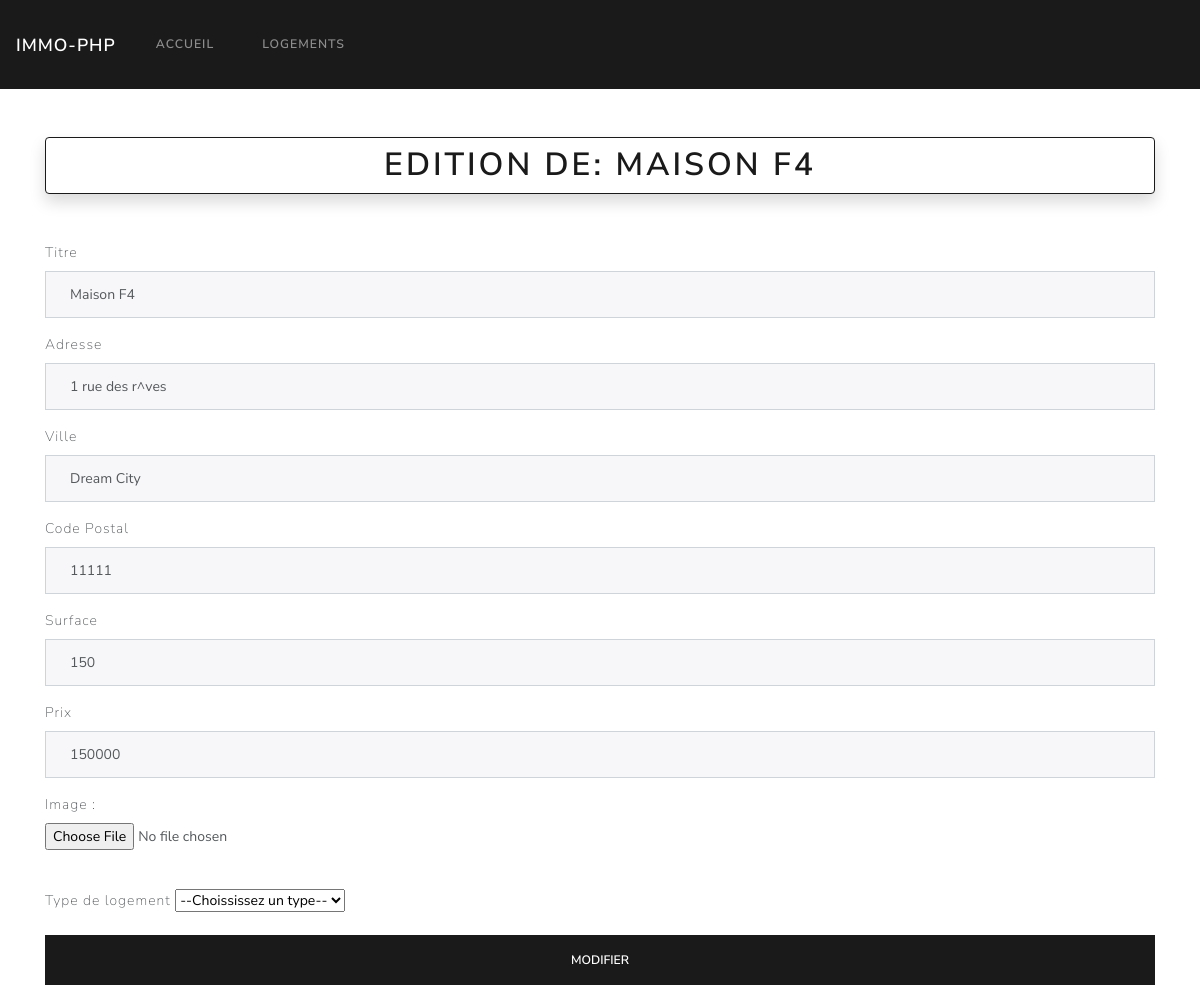
The page /logements/edit/2 on the database its author committed.
### tables this page shows
CREATE TABLE IF NOT EXISTS `logement` (
  `id_logement` int UNSIGNED NOT NULL AUTO_INCREMENT,
  `titre` varchar(255) NOT NULL,
  `adresse` varchar(255) NOT NULL,
  `ville` varchar(255) NOT NULL,
  `cp` varchar(20) NOT NULL,
  `surface` int NOT NULL,
  `prix` int NOT NULL,
  `type` varchar(50) NOT NULL,
  `photo` varchar(50) DEFAULT NULL,
  PRIMARY KEY (`id_logement`)
);

### controller/LogementController.php (called while the page is built, shortened)
<?php
require_once "modele/LogementManager.php";
class LogementController
{
    private $logementManager;
    public function __construct()
    {
        $this->logementManager = new LogementManager;
        $this->logementManager->loadLogements();
    }
    public function editLogementForm($id_logement)
    {
        $logement = $this->logementManager->getLogementById($id_logement);
        require_once "view/edit.logement.view.php";
    }
}

### modele/Manager.php (called while the page is built, shortened)
<?php
abstract class Manager
{
    private static $pdo;
    private static function setBdd()
    {
        self::$pdo = new PDO("mysql:host=localhost;dbname=immobilier;charset=utf8", "root", "");
        self::$pdo->setAttribute(PDO::ATTR_ERRMODE, PDO::ERRMODE_WARNING);
    }
    protected function getBdd()
    {
        return self::$pdo;
    }
}

### modele/LogementManager.php (called while the page is built, shortened)
<?php
require_once "Logement.php";
require_once "Manager.php";
class LogementManager extends Manager
{
    private $logements;
    public function addLogement($logement)
    {
        $this->logements[] = $logement;
    }
    public function loadLogements()
    {
        $req  = $this->getBdd()->prepare("SELECT * FROM logement");
        $req->execute();
        $myLogements = $req->fetchAll(PDO::FETCH_ASSOC);
    }
    public function getLogementById($id_logement)
    {
        foreach ($this->logements as $logement) {
            if ($logement->getId_logement() == $id_logement) {
                return $logement;
            }
        }
    }
}

### modele/Logement.php (called while the page is built, shortened)
<?php
class Logement
{
    private int     $id_logement;
    private string  $titre;
    private string  $adresse;
    private string $ville;
    private string $cp;
    private int $surface;
    private int $prix;
    public function __construct($id_logement, $titre, $adresse, $ville, $cp, $surface, $prix, $photo, $type)
    {
        $this->id_logement = $id_logement;
        $this->titre = $titre;
        $this->adresse = $adresse;
        $this->ville = $ville;
        $this->cp = $cp;
        $this->surface = $surface;
        $this->prix = $prix;
    }
    public function getId_logement()
    {
        return $this->id_logement;
    }
    public function getTitre()
    {
        return $this->titre;
    }
    public function getAdresse()
    {
        return $this->adresse;
    }
    public function getVille()
    {
        return $this->ville;
    }
    public function getCp()
    {
        return $this->cp;
    }
    public function getPrix()
    {
        return $this->prix;
    }
    public function getSurface()
    {
        return $this->surface;
    }
}

### view/edit.logement.view.php (the view, shortened to what this page needs)
<form method="POST" action="<?= URL ?>logements/editvalid" enctype="multipart/form-data">
    <div class="form-group">
        <label for="titre">Titre</label>
        <input type="text" class="form-control" value="<?= $logement->getTitre() ?>" name="titre" id="titre">
    </div>
    <div class="form-group">
        <label for="adresse">Adresse</label>
        <input type="text" class="form-control" value="<?= $logement->getAdresse() ?>" name="adresse" id="adresse">
    </div>
    <div class="form-group">
        <label for="ville">Ville</label>
        <input type="text" class="form-control" value="<?= $logement->getVille() ?>" name="ville" id="ville">
    </div>
    <div class="form-group">
        <label for="cp">Code Postal</label>
        <input type="text" class="form-control" value="<?= $logement->getCp() ?>" name="cp" id="cp">
    </div>
    <div class="form-group">
        <label for="surface">Surface</label>
        <input type="number" class="form-control" value="<?= $logement->getSurface() ?>" name="surface" id="surface">
    </div>
    <div class="form-group">
        <label for="prix">Prix</label>
        <input type="number" class="form-control" value="<?= $logement->getPrix() ?>" name="prix" id="prix">
    </div>
    <div class="form-group">
        <label for="image">Image : </label>
        <input type="file" class="form-control-file" id="image" name="image">
    </div>
    <div class="form-group">
        <label for="type" class="form-label mt-4">Type de logement</label>
        <select class="form-select" name="type" id="type" required="required">
            <option value="">--Choississez un type--</option>
        </select>
    </div>
    <button type="submit" class="btn btn-primary btn-block">Modifier</button>
</form>
<?php
$content =  ob_get_clean();
$title = "Edition de: " . $logement->getTitre();
require_once "base.html.php";
?>

### view/base.html.php (shortened to what this page needs)
<!DOCTYPE html>
<html lang="fr">
<head>
    <link rel="stylesheet" href="https://cdnjs.cloudflare.com/ajax/libs/font-awesome/5.15.1/css/all.min.css" />
    <link rel="stylesheet" href="https://stackpath.bootstrapcdn.com/bootswatch/4.5.2/lux/bootstrap.min.css">
</head>
<body>
    <?php require_once "partials/nav.view.php"?>
    <div class="container mt-5">
        <h1 class="text-center border border-primary shadow rounded p-2 my-5"><?= $title ?></h1>
        <?= $content ?>
    </div>
</body>
</html>

### rows shown on the page
logement: titre "EDITION DE: MAISON F4", titre "Maison F4", adresse "1 rue des r^ves", ville "Dream City", cp "11111", surface "150", prix "150000"
